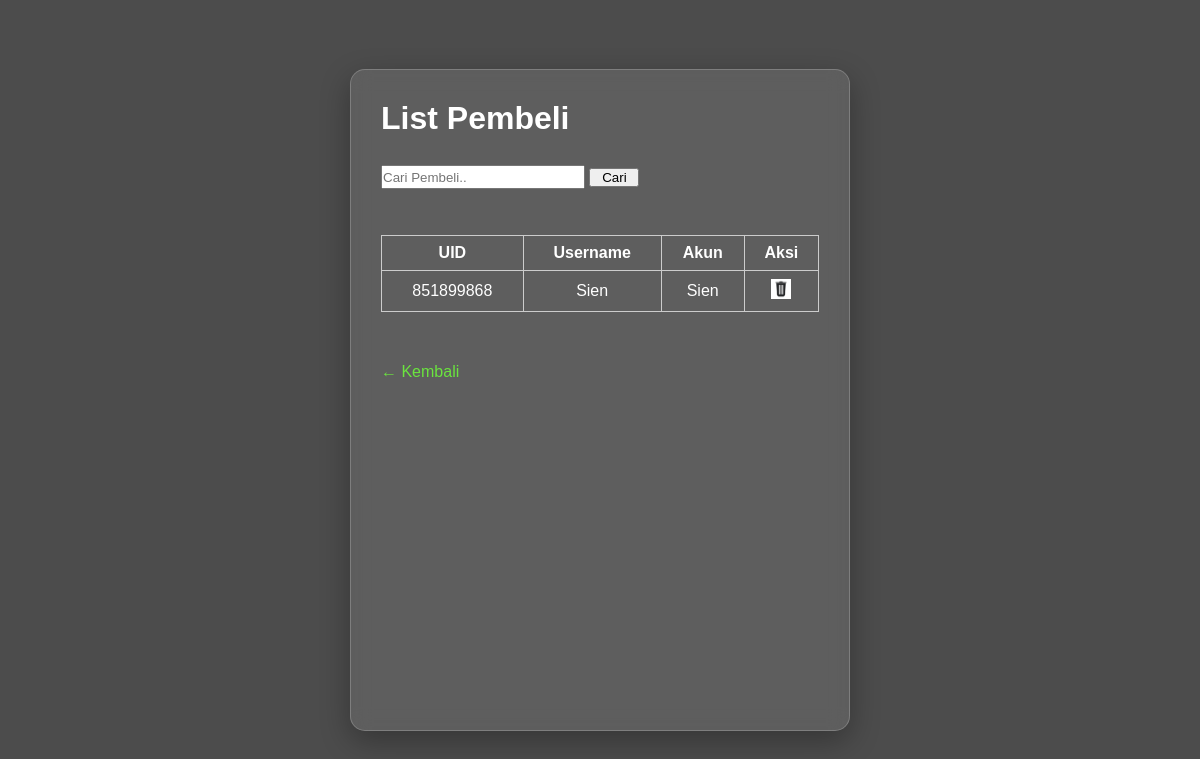
Page /admin/listPembeli.php on the earlier database version.
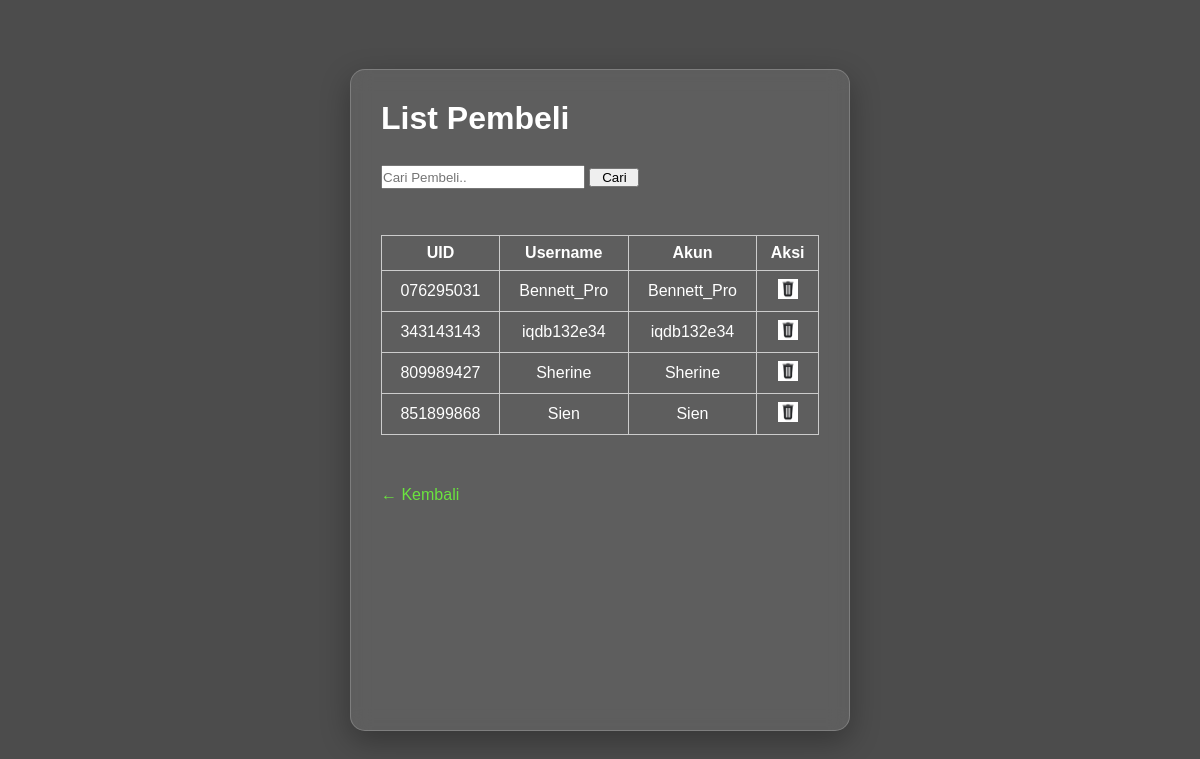
Same page on the later database version.
### tables this page shows
CREATE TABLE `pembeli` (
  `ID_PEMBELI` varchar(30) NOT NULL,
  `USERNAME` varchar(50) NOT NULL,
  `AKUN_WEBSITE` varchar(50) NOT NULL
);

### admin/listPembeli.php (the view, shortened to what this page needs)
<?php
$db = new konekDatabase();
$koneksi = $db->getConnection();
function getPembeli($conn, $search = null)
{
    $sql = "SELECT * FROM PEMBELI WHERE 1 = 1";
    $stmt = $conn->prepare($sql);
    $stmt->execute();
    $result = $stmt->get_result();
    $pembeli = [];
    while ($row = $result->fetch_assoc()) {
        $pembeli[] = $row;
    }
    return $pembeli;
}
$search = isset($_GET['search']) ? trim($_GET['search']) : null;
$pembeli = getPembeli($koneksi, $search);
?>
<!DOCTYPE html>
<html lang="id">
<head>
    <link rel="stylesheet" href="../style.css">
</head>
<body>
    <div class="admin-container">
        <h1> List Pembeli </h1>
        <br>
        <div class="search-bar">
            <form method="GET">
                <input type="text" name="search" placeholder="Cari Pembeli.."
                    value="<?php echo htmlspecialchars($search ?? ''); ?>"
                    style="height: 20px; width: 200px; margin: 10px 0;">
                <button type="submit" style="width: 50px;"> Cari </button>
            </form>
        </div>
        <br> <br>
        <table>
            <thead>
                <tr>
                    <th> UID </th>
                    <th> Username </th>
                    <th> Akun </th>
                    <th>Aksi </th>
                </tr>
            </thead>
            <tbody>
                <?php if (empty($pembeli)): ?>
                    <tr>
                        <td colspan="4"> Data pembeli tidak ditemukan. </td>
                    </tr>
                <?php else: ?>
                    <?php foreach ($pembeli as $list): ?>
                        <tr>
                            <td><?= htmlspecialchars($list['ID_PEMBELI']) ?></td>
                            <td><?= htmlspecialchars($list['USERNAME']) ?></td>
                            <td><?= htmlspecialchars($list['USERNAME']) ?></td>
                            <td>
                                <a href="../crud.php?aksi=hapus&id=<?= $order['ID_PEMBELI'] ?>&table=PEMBELI&redirect=listPembeli.php"
                                    onclick="return confirm('Yakin ingin menghapus pembeli ini?')">
                                    <img src="../trash.jpg" alt="Hapus" width="20">
                                </a>
                            </td>
                        </tr>
                    <?php endforeach; ?>
                <?php endif; ?>
            </tbody>
        </table>
        <br> <br>
        <a href="adminHome.php"> ← Kembali </a>
    </div>
</body>
</html>

Differences in the rows shown:
added pembeli: ID_PEMBELI "076295031", USERNAME "Bennett_Pro"
added pembeli: ID_PEMBELI "343143143", USERNAME "iqdb132e34"
added pembeli: ID_PEMBELI "809989427", USERNAME "Sherine"
